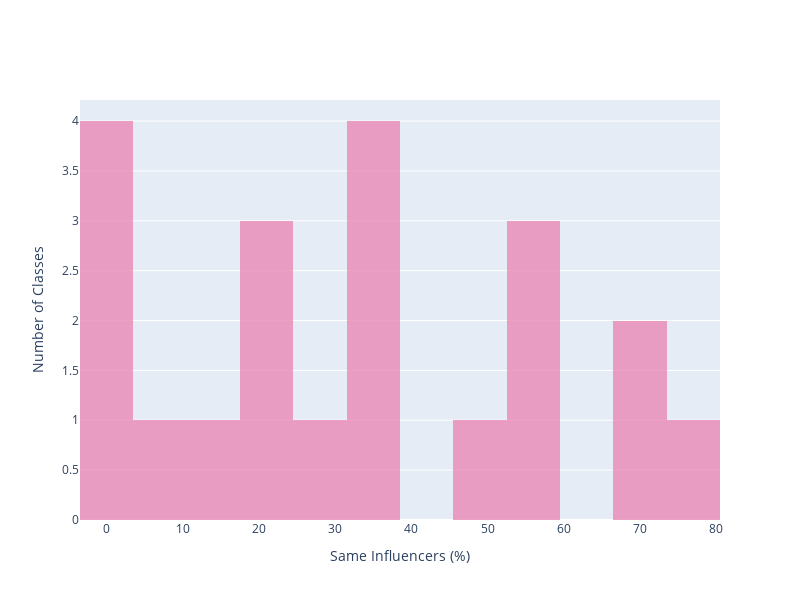

The notebook cell saved with this chart:
### Code cell
import plotly.graph_objects as go

import numpy as np

x0 = df_inf_agents.groupby('SchoolClass')['PercentageSameInfluencers'].mean()
# Add 1 to shift the mean of the Gaussian distribution

fig = go.Figure()
fig.add_trace(go.Histogram(x=x0,
    name='Nominated-Networks', # name used in legend and hover labels
    xbins=dict( # bins used for histogram
        size=7
    ),
    marker_color='#EB89B5',
    opacity=0.75))

# Overlay both histograms
fig.update_layout(xaxis_title="Same Influencers (%)", yaxis_title="Number of Classes",width=800, height=600)
# Reduce opacity to see both histograms
fig.update_traces(opacity=0.8)
fig.show()

### Figure 1 — Plotly figure (JSON) as saved in the notebook; plotly's stock layout.template omitted (floating-point values rounded to 4 significant figures)
{"data": [{"marker": {"color": "#EB89B5"}, "name": "Nominated-Networks", "opacity": 0.8, "type": "histogram", "x": [66.67, 22, 55.67, 33, 0, 22, 0, 11, 33.33, 22, 0, 8.333, 0, 77.67, 66.67, 55.67, 55.67, 33, 25, 33, 50], "xbins": {"size": 7}}], "layout": {"height": 600, "width": 800, "xaxis": {"autorange": true, "range": [-3.5, 80.5], "title": {"text": "Same Influencers (%)"}, "type": "linear"}, "yaxis": {"autorange": true, "range": [0, 4.211], "title": {"text": "Number of Classes"}}}}
